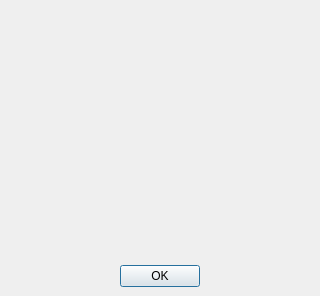
<ui version="4.0" >
 <class>GasAbout</class>
 <widget class="QDialog" name="GasAbout" >
  <property name="geometry" >
   <rect>
    <x>0</x>
    <y>0</y>
    <width>320</width>
    <height>296</height>
   </rect>
  </property>
  <property name="windowTitle" >
   <string>About Gas Man&#174;</string>
  </property>
  <property name="modal" >
   <bool>true</bool>
  </property>
  <layout class="QVBoxLayout" >
   <property name="spacing" >
    <number>6</number>
   </property>
   <property name="margin" >
    <number>9</number>
   </property>
   <item>
    <widget class="QLabel" name="lPixmap" >
     <property name="pixmap" >
      <pixmap resource="../rsc/gasman.qrc" >:/images/gasman_lg.png</pixmap>
     </property>
     <property name="alignment" >
      <set>Qt::AlignCenter</set>
     </property>
    </widget>
   </item>
   <item>
    <widget class="QLabel" name="lText" >
     <property name="sizePolicy" >
      <sizepolicy vsizetype="Expanding" hsizetype="Expanding" >
       <horstretch>0</horstretch>
       <verstretch>0</verstretch>
      </sizepolicy>
     </property>
    </widget>
   </item>
   <item>
    <widget class="QDialogButtonBox" name="buttonBox" >
     <property name="orientation" >
      <enum>Qt::Horizontal</enum>
     </property>
     <property name="standardButtons" >
      <set>QDialogButtonBox::Ok</set>
     </property>
     <property name="centerButtons" >
      <bool>true</bool>
     </property>
    </widget>
   </item>
  </layout>
 </widget>
 <resources>
  <include location="../rsc/gasman.qrc" />
 </resources>
 <connections/>
</ui>
